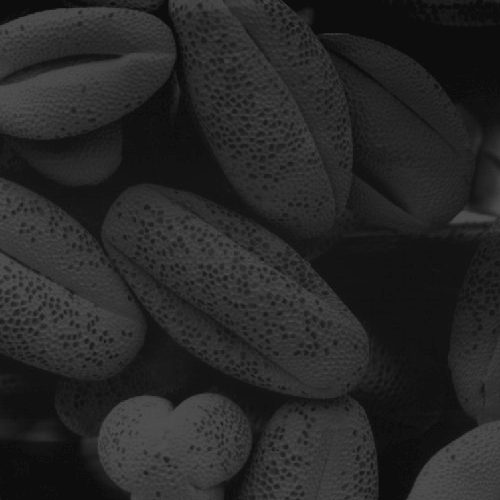
%> input picture lab4_a.tif, 500 x 500 px
$ octave l_4_Q_3a.m   (GNU Octave 9; MATLAB toolbox functions it lacks are replaced by stand-ins)
%> lines starting %> are read from the running program, lines starting %| are printed output that depends on the picture

a= imread('lab4_a.tif');
%> a is the input picture: size 500x500 uint8; min 13, max 83, mean 38.7
ref= imread('lab4_b.tif');
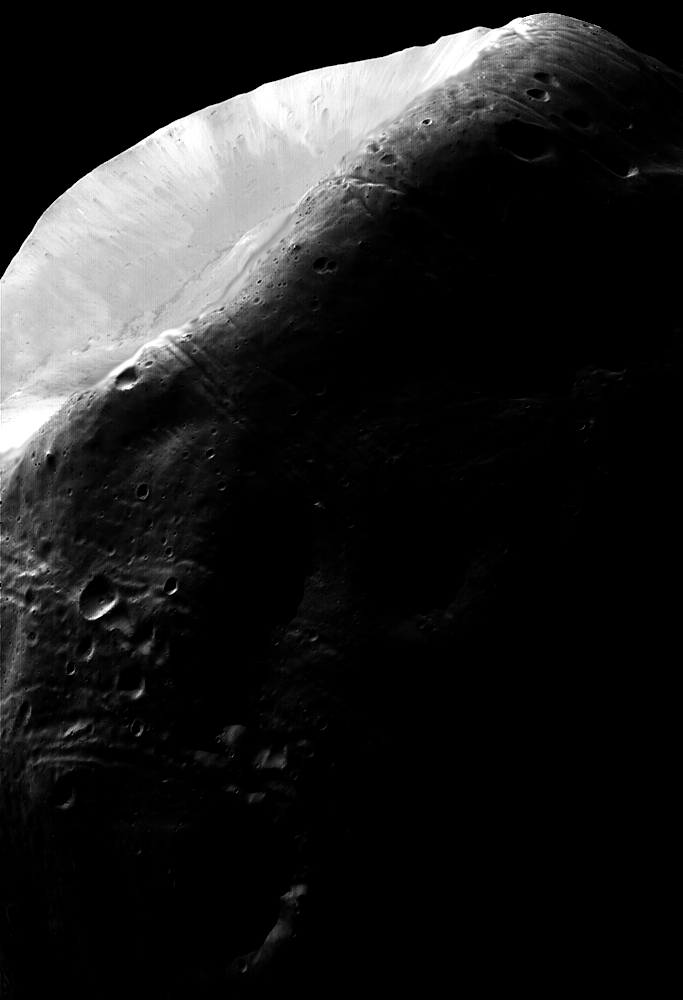
%> input picture lab4_b.tif, 683 x 1000 px
%> ref is the input picture: size 1000x683 uint8; min 0, max 255, mean 31.7
pkg load image
b = imhistmatch(a, ref);
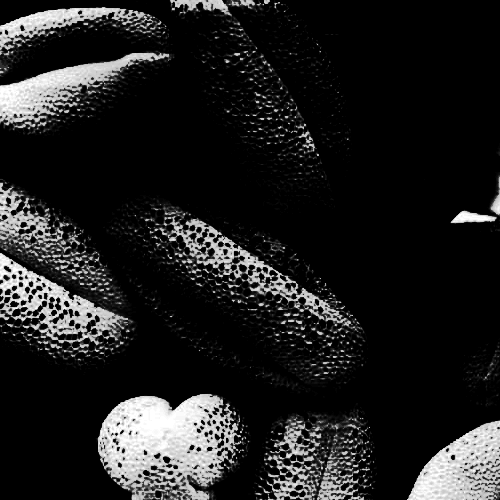
%> b: size 500x500 uint8; min 0, max 255, mean 32.8


subplot(1,3,1), imshow(a);
subplot(1,3,2), imshow(ref);
subplot(1,3,3), imshow(b);
